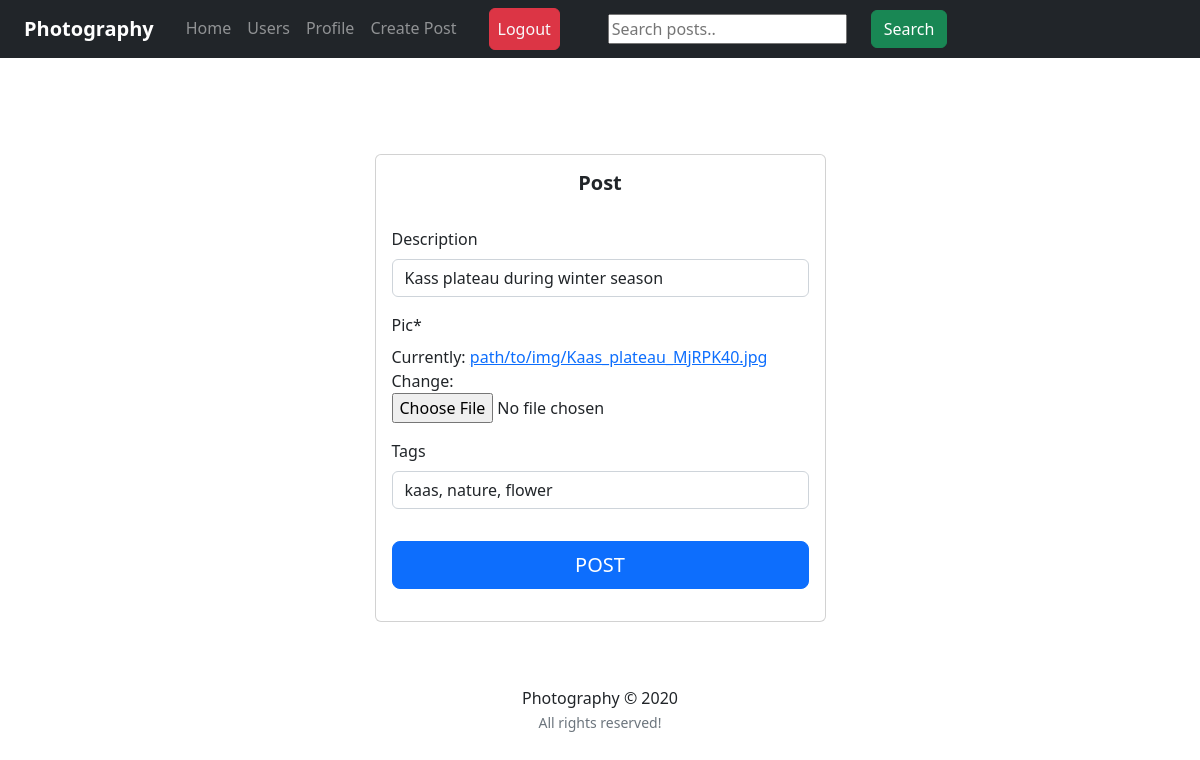
The page /post/8/update/ (signed in) on the database its author committed.
### feed/models.py (models this page shows, shortened)
class Post(models.Model):
	description = models.CharField(max_length=255, blank=True)
	pic = models.ImageField(upload_to='path/to/img')
	date_posted = models.DateTimeField(default=timezone.now)
	user_name = models.ForeignKey(User, on_delete=models.CASCADE)
	tags = models.CharField(max_length=100, blank=True)

### feed/views.py (the view, shortened to what this page needs)
# urls.py: path('post/<int:pk>/update/', PostUpdateView.as_view(), name='post-update'),
class PostUpdateView(LoginRequiredMixin, UserPassesTestMixin, UpdateView):
    model = Post
    fields = ['description', 'pic', 'tags']
    template_name = 'feed/create_post.html'
    def test_func(self):
        post = self.get_object()
        if self.request.user == post.user_name:
            return True
        return False

### templates/feed/create_post.html (shortened to what this page needs)
{% extends "feed/layout.html" %}
{% load static %}
{% load crispy_forms_tags %}
{% block searchform %}
<form class="form-inline my-2 my-lg-0 ml-5" action="{% url 'search_posts' %}" method="get">
    <input name="p" type="text" placeholder="Search posts..">
    <button class="btn btn-success my-2 my-sm-0 ml-4" type="submit">Search</button>
</form>
{% endblock searchform %}
{% block content %}
<br><br>
<div class="container">
    <div class="row">
        <div class="col-sm-9 col-md-7 col-lg-5 mx-auto">
            <div class="card card-signin my-5">
                <div class="card-body">
                    <h5 class="card-title text-center"><b>Post</b></h5>
                    <form class="form-signin" method="POST" enctype="multipart/form-data">
                        <fieldset class="form-group"><br>
                            {{ form|crispy }}
                        </fieldset>
                        <div class="form-group">
                            <button class="btn btn-lg btn-primary btn-block text-uppercase"
                                type="submit">Post</button><br>
                        </div>
                    </form>
                </div>
            </div>
        </div>
    </div>
</div>
{% endblock content %}

### rows shown on the page
Post: description "Kass plateau during winter season", tags "kaas, nature, flower"
